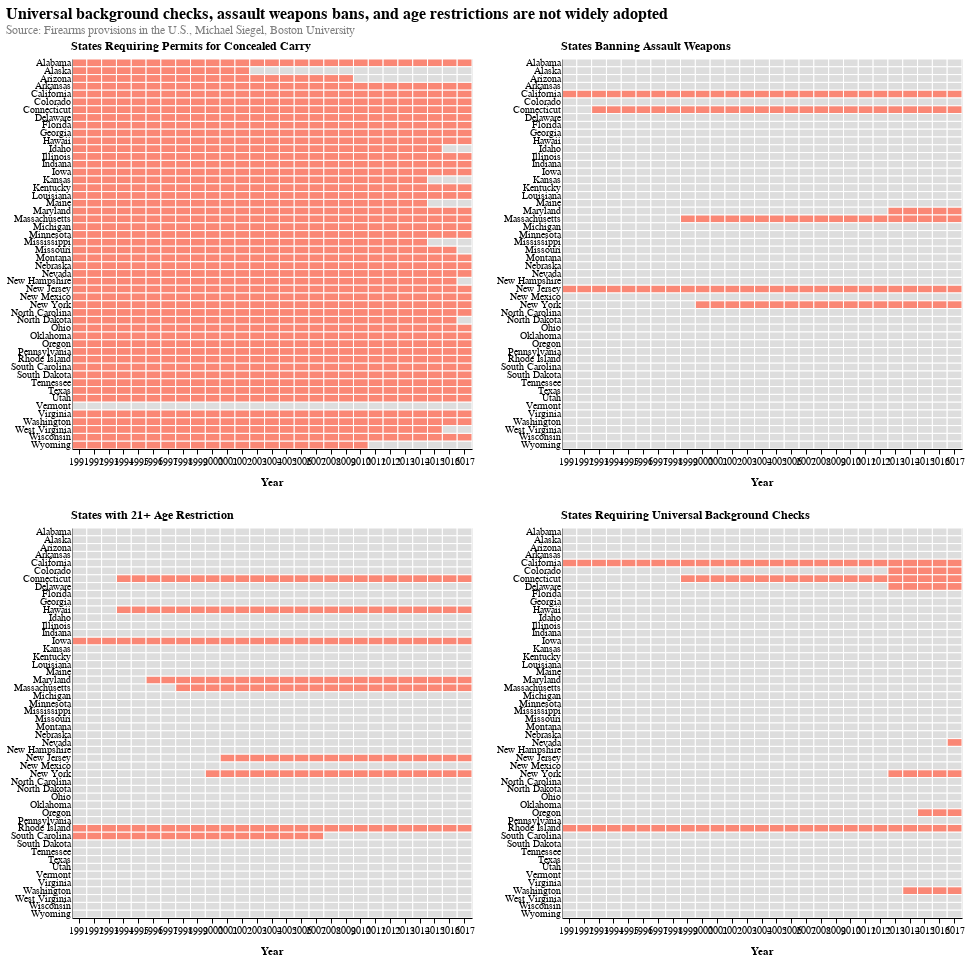

Source (notebook cell):
### Markdown cell above
### Waffle Plot: Diving into Specific Gun Laws

The plot below delves into state adoption of some of the specific gun laws which people care about, like concealed carry permitting, universal background checks, age restrictions, and assault weapons bans. It is evident that most states require a permit to carry a concealed weapon. The assault weapons bans, universal background checks, and age restrictions, however, appear to be less widely adopted by states. It is important to note that this data goes up to 2017, so there may be some recent laws not captured in the data.

### Code cell
#@title
assault_df = pd.DataFrame(raw_state_laws[['state','assault', 'year']])
universal_df = pd.DataFrame(raw_state_laws[['state','universal', 'year']])
carry_df = pd.DataFrame(raw_state_laws[['state', 'permitconcealed', 'year']])
age_df = pd.DataFrame(raw_state_laws[['state', 'age21handgunpossess', 'year']])


chart = alt.Chart(assault_df).mark_rect(stroke="white").encode(
    alt.X("year:O", bin=False, sort=None, title="Year"),
    alt.Y('state:N', title=None, axis=alt.Axis(labelFontSize=9.5)),
    color= alt.Color('assault', scale=alt.Scale(range=['#ddd', "#fa8775"]), legend=None)).properties(
        width=400, height=390,
    title={
      "text": ["States Banning Assault Weapons"],
      "fontSize": 12,
      "dx": 65

    })

chart2 = alt.Chart(age_df).mark_rect(stroke="white").encode(
    alt.X("year:O", bin=False, sort=None, title="Year"),
    alt.Y('state:N', title=None, axis=alt.Axis(labelFontSize=9.5)),
    color= alt.Color('age21handgunpossess', scale=alt.Scale(range=['#ddd', "#fa8775"]), legend=None)).properties(
        width=400, height=390,
    title={
      "text": ["States with 21+ Age Restriction"],
      "fontSize": 12,
      "dx": 65

    }      
)

chart3 = alt.Chart(universal_df).mark_rect(stroke="white").encode(
    alt.X("year:O", bin=False, sort=None, title="Year"),
    alt.Y('state:N', title=None, axis=alt.Axis(labelFontSize=9.5)),
    color= alt.Color('universal', scale=alt.Scale(range=['#ddd', "#fa8775"]), legend=None)).properties(
        width=400, height=390,
    title={
    "text": ["States Requiring Universal Background Checks"],
    "fontSize": 12,
    "dx": 65}      
)

chart4 = alt.Chart(carry_df).mark_rect(stroke="white").encode(
    alt.X("year:O", bin=False, sort=None, title="Year"),
    alt.Y('state:N', title=None, axis=alt.Axis(labelFontSize=9.5)),
    color= alt.Color('permitconcealed', scale=alt.Scale(range=['#ddd', "#fa8775"]), legend=None)).properties(
        width=400, height=390,
    title={
    "text": ["States Requiring Permits for Concealed Carry"],
    "fontSize": 12,
    "dx": 65

    }  
    )

alt.ConcatChart(title= {"text":["Universal background checks, assault weapons bans, and age restrictions are not widely adopted"], 
                        "subtitle": ["Source: Firearms provisions in the U.S., Michael Siegel, Boston University"],
                        "subtitleColor": "gray"}, concat= [chart4, chart, chart2, chart3], columns=2)

### Figure 1 — Vega-Lite specification as saved in the notebook (floating-point values rounded to 4 significant figures; data arrays with more than 128 entries replaced by an {"elided": "..."} marker saying what was removed)
{"width": 500, "height": 400, "config": {"title": {"fontSize": 16, "font": "Helvetica", "anchor": "start", "fontColor": "#000000"}, "axisX": {"domain": true, "domainColor": "#000000", "domainWidth": 1, "grid": false, "labelFont": "Helvetica", "labelFontSize": 10, "labelAngle": 0, "tickColor": "#000000", "titleFont": "Helvetica", "titleFontSize": 11, "titlePadding": 10}, "axisY": {"domain": true, "grid": false, "gridColor": "#DEDDDD", "gridWidth": 1, "labelFont": "Helvetica", "labelFontSize": 10, "labelAngle": 0, "ticks": false, "titleFont": "Helvetica", "titleFontSize": 11, "titlePadding": 10}, "range": {"category": ["#ffd700", "#ffb14e", "#fa8775", "#ea5f94", "#cd34b5", "#9d02d7", "#0000ff", "#000000"], "heatmap": ["#ffd700", "#ffb14e", "#fa8775", "#ea5f94", "#cd34b5", "#9d02d7", "#0000ff"], "diverging": ["#ffd700", "#ffb14e", "#fa8775", "#ea5f94", "#cd34b5", "#9d02d7", "#0000ff"]}, "legend": {"labelFont": "Helvetica", "labelFontSize": 12, "titleFont": "Helvetica", "titleFontSize": 12}, "area": {"fill": "black"}, "line": {"color": "black", "stroke": "black", "strokeWidth": 5}, "point": {"filled": true, "color": "black"}, "text": {"font": "Helvetica", "color": "black", "fontSize": 11, "align": "right", "fontWeight": 400, "size": 11}, "bar": {"fill": "black", "stroke": false}}, "concat": [{"data": {"name": "data-8b55905b5fb25c91039755a057e8a33a"}, "mark": {"type": "rect", "stroke": "white"}, "encoding": {"color": {"type": "quantitative", "field": "permitconcealed", "legend": null, "scale": {"range": ["#ddd", "#fa8775"]}}, "x": {"type": "ordinal", "bin": false, "field": "year", "sort": null, "title": "Year"}, "y": {"type": "nominal", "axis": {"labelFontSize": 9.5}, "field": "state", "title": null}}, "height": 390, "title": {"text": ["States Requiring Permits for Concealed Carry"], "fontSize": 12, "dx": 65}, "width": 400}, {"data": {"name": "data-5ddc654f628483ba19acd412d776953b"}, "mark": {"type": "rect", "stroke": "white"}, "encoding": {"color": {"type": "quantitative", "field": "assault", "legend": null, "scale": {"range": ["#ddd", "#fa8775"]}}, "x": {"type": "ordinal", "bin": false, "field": "year", "sort": null, "title": "Year"}, "y": {"type": "nominal", "axis": {"labelFontSize": 9.5}, "field": "state", "title": null}}, "height": 390, "title": {"text": ["States Banning Assault Weapons"], "fontSize": 12, "dx": 65}, "width": 400}, {"data": {"name": "data-2bbc07bb47b3b87ca7a16d26f88e068e"}, "mark": {"type": "rect", "stroke": "white"}, "encoding": {"color": {"type": "quantitative", "field": "age21handgunpossess", "legend": null, "scale": {"range": ["#ddd", "#fa8775"]}}, "x": {"type": "ordinal", "bin": false, "field": "year", "sort": null, "title": "Year"}, "y": {"type": "nominal", "axis": {"labelFontSize": 9.5}, "field": "state", "title": null}}, "height": 390, "title": {"text": ["States with 21+ Age Restriction"], "fontSize": 12, "dx": 65}, "width": 400}, {"data": {"name": "data-1512babe18d7016816a4cf469fdddf48"}, "mark": {"type": "rect", "stroke": "white"}, "encoding": {"color": {"type": "quantitative", "field": "universal", "legend": null, "scale": {"range": ["#ddd", "#fa8775"]}}, "x": {"type": "ordinal", "bin": false, "field": "year", "sort": null, "title": "Year"}, "y": {"type": "nominal", "axis": {"labelFontSize": 9.5}, "field": "state", "title": null}}, "height": 390, "title": {"text": ["States Requiring Universal Background Checks"], "fontSize": 12, "dx": 65}, "width": 400}], "columns": 2, "title": {"text": ["Universal background checks, assault weapons bans, and age restrictions are not widely adopted"], "subtitle": ["Source: Firearms provisions in the U.S., Michael Siegel, Boston University"], "subtitleColor": "gray"}, "$schema": "https://vega.github.io/schema/vega-lite/v4.0.2.json", "datasets": {"data-8b55905b5fb25c91039755a057e8a33a": {"elided": "1350 records"}, "data-5ddc654f628483ba19acd412d776953b": {"elided": "1350 records"}, "data-2bbc07bb47b3b87ca7a16d26f88e068e": {"elided": "1350 records"}, "data-1512babe18d7016816a4cf469fdddf48": {"elided": "1350 records"}}}
